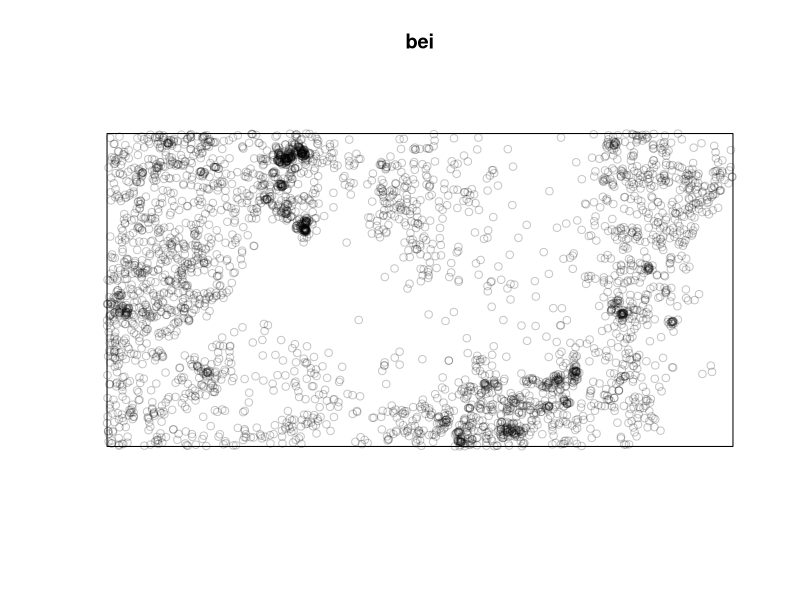
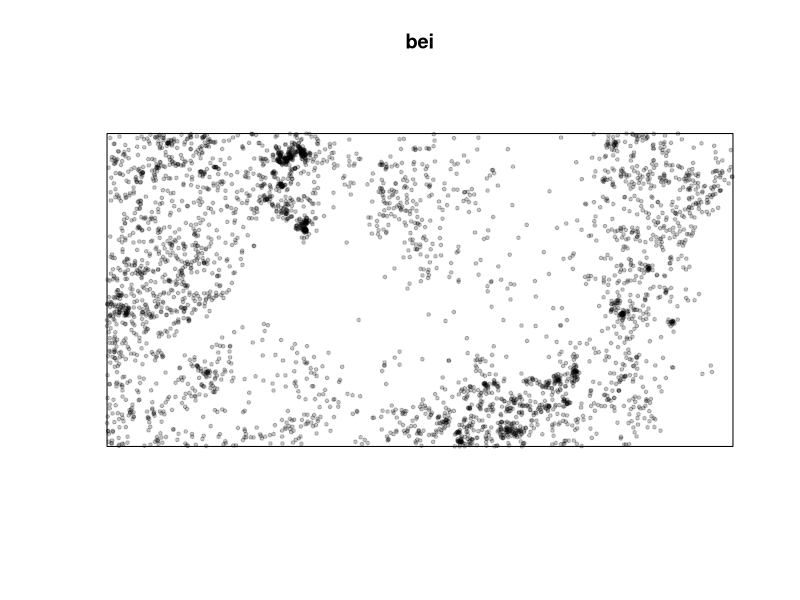
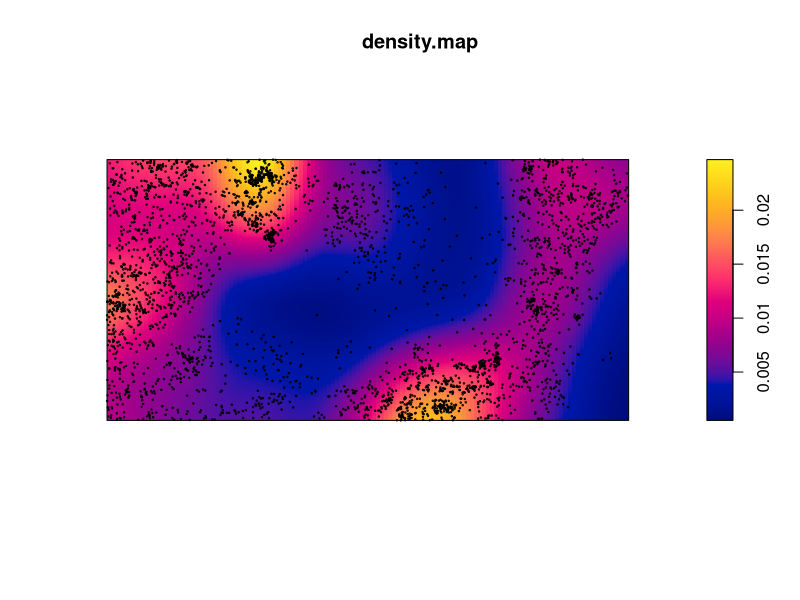
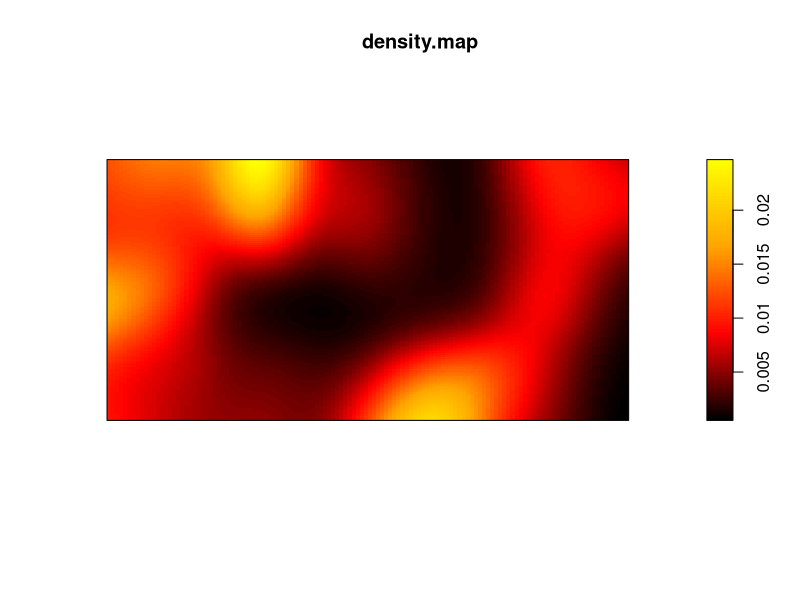
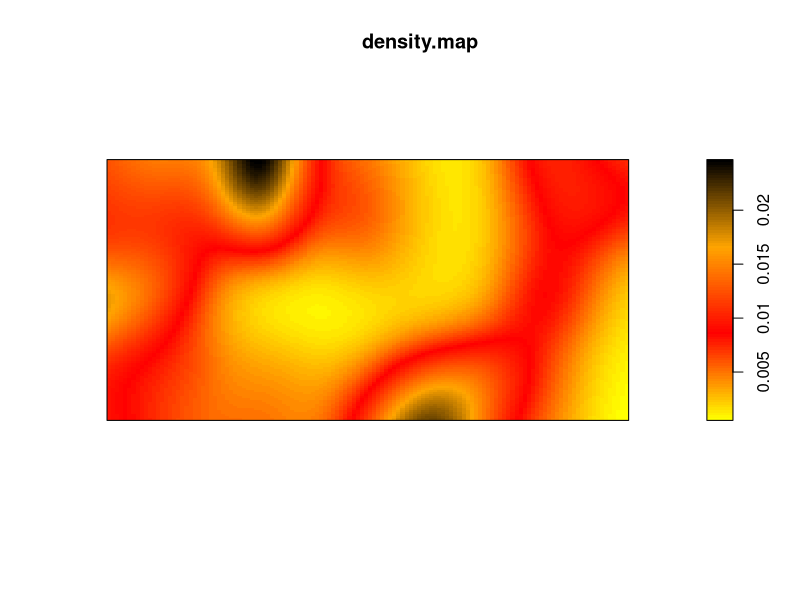
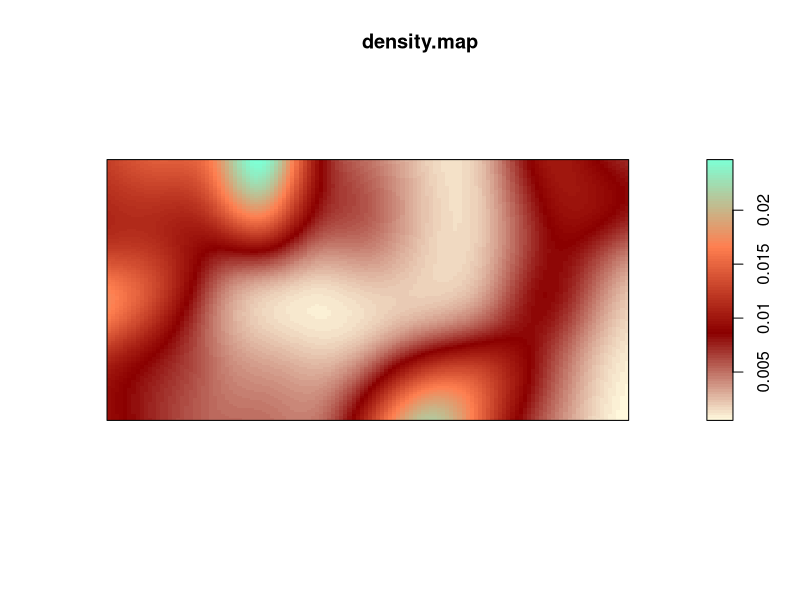
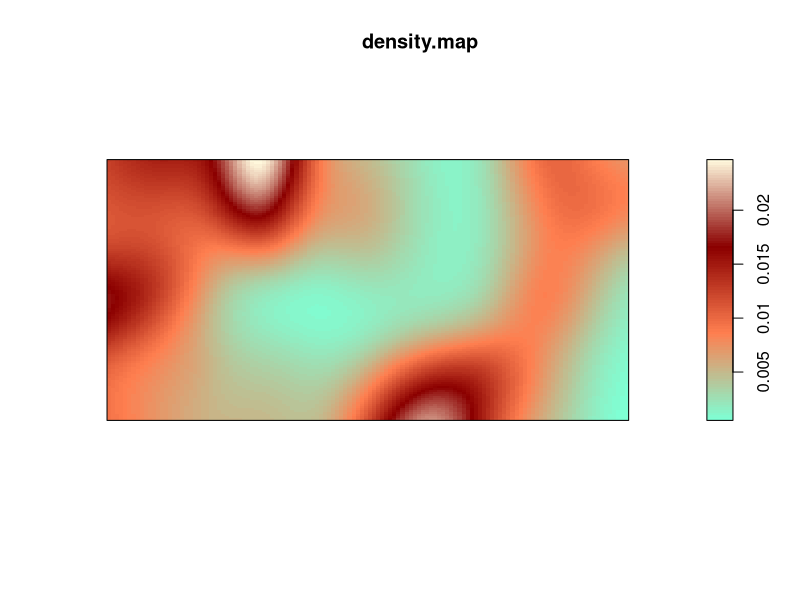
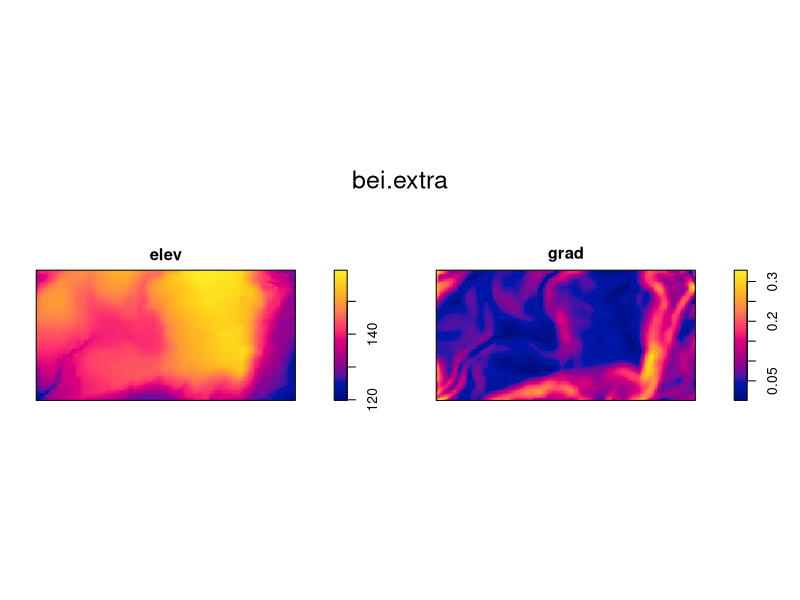

Source code (R) for these figures, in order:

#Code related to population ecology

# HOW TO INSTALL NEW PACKAGES IN R?
# By using the function "install.packages("name of the package").
# Note that, since we are importing external data in R, it is important to quote the name of the package.

# "spatstat" package is needed for point pattern analysis.
# Whenever we want to add a package from R archive network, we use CRAN space.
# To look at the data description: https://CRAN.R-project.org/package=spatstat

install.packages("spatstat")
library(spatstat)
library(terra)

# We will use the bei data set, which is inside spatstat.

plot(bei)

# On the plot in the R environment we observe thousands of points, 
# a representation of the monitored number of trees in the Amazonia forest.

# HOW TO CHANGE THE DOTS SIZE AND STYLE?
# We use the "cex" and "pch" functions
plot(bei, cex=0.5, pch=19)

# This is a density map, how to let R calculting the plots as a continuous image?
# By considering each group of dots as a single unit,
# where each unit is going to be more or less dense according to the number
# of dots present in that area.

# HOW TO PASS FROM POINTS TO CONTINUOUS SURFACE? 
# By using the interpolation.
# First of all we use the "density" function to create the density map and we rename it

density.map <- density(bei)
density.map
plot(density.map)

# Now, on the console, it is shown that we are working with pixels
# in this way we can plot the density map.

# To read the map: blue is low density instead yellow is high density.


# HOW TO PUT THE POINTS ON THE TOP OF THE DENSITY MAP?
# By using the "points" function, but not creating a new variable just adding it to the past "bei" plot.

points(bei, cex=0.2)

# HOW TO CHANGE THE DENSITY MAP COLORS?
# By using the "colorRampPalette" function and by concatenating the colors.
# 100 is the gradient.
cl <- colorRampPalette(c("black", "red", "orange", "yellow"))(100)
plot(density.map, col=cl)

# another example:
cl2 <-colorRampPalette(c("yellow", "red", "orange", "black"))(100)
plot(density.map, col=cl2)

# EXERCISE
# To built a new color palette

cl.ex <-colorRampPalette(c("cornsilk","darkred", "coral", "aquamarine"))(100)
plot(density.map, col=cl.ex)

cl.ex2 <-colorRampPalette(c("aquamarine", "coral", "darkred", "cornsilk"))(100)
plot(density.map, col=cl.ex2)

# HOW TO HAVE AN ADDITION VARIABLE?
# We use the "bei.extra" dataset, in our case we will add the "elevation" to the gradient.
plot(bei.extra)

# We set the elevation into an element which we call "elev" and we plot it.
# We will obtain only the elevation plot.
elev <- bei.extra[[1]] #bei.extra$elev
plot(elev)

# HOW TO PLOT SEVERAL THINGS ALL TOGETHER?
# By using the "par" function and the "multiframe" argument
# Inside the array we need to state how many rows and coloumns we want to plot, by concatenating them.

par(mfrow=c(1,2))
plot(density.map)
plot(elev) #run all the elements together

par(mfrow=c(2,1))
plot(density.map)
plot(elev)

#HOW TO CHANGE THE MAP COLORS?
par(mfrow=c(1,2))
plot(density.map, col=cl.ex)
plot(density.map, col=cl.ex2)

par(mfrow=c(1,2))
plot(density.map, col=cl)
plot(density.map, col=cl2)

#EXERCISE
#Run three elements together
par(mfrow=c(1,3))
plot(bei)
plot(density.map)
plot(elev)
